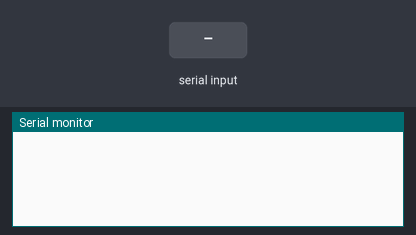
Bench run of a sketch on a simulated Arduino Mega 2560, built with avr-gcc and run on an emulated ATmega2560. Shown: the last lines printed to the serial monitor. The test bench sets the inputs (shaded band).

Above: at 1.2 s.
1.3 s: "1" received over the second serial link
At 3.6 s:
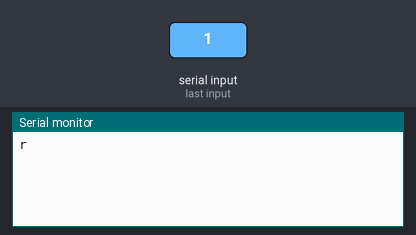
3.9 s: "0" received over the second serial link
At 5.5 s:
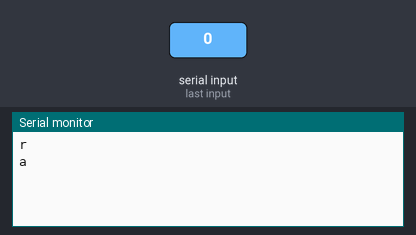

The sketch:

testdaoche1.ino
```cpp
unsigned char hexdata[3]={0x88,0x88,0x00};
int i = 0;
int l = 0; //left radar
int m1 = 0;//front1 radar
int m2 = 0;//front2 radar
int  r = 0;//right radar
unsigned int sensers[4] = {l,m1,m2,r};
int currentCounts = 0;
int lastCounts = 0;
bool needStop = true;
void setup() {
  Serial1.begin(4800);
  Serial.begin(9600);
//  Serial.begin(4800);
  while(Serial1.read()>= 0){}//clear serial port
//  while(Serial.read()>= 0){}//clear serial port
}

void setupParameters() {
  l = 0;
  m1 = 0;
  m2 = 0;
  r = 0;
  lastCounts = 0;
}

void currentCount () {
  currentCounts = count();
}

void lastCount () {
  lastCounts = count();
}

int count () {

  return (sensers[0] * 1000 + sensers[1] * 100 + sensers[2] * 10 + sensers[3]);
}

void stopRobot () {
  if (needStop) {
    Serial.println("s");
    delay(1000);
    i = 0;
  }
}

void straight () {
  Serial.println("b");
  i = 0;
}

void back () {
    Serial.println("a");
    i = 0;
}

void turnRight () {
    Serial.println("r");
    i = 0;
}

void turnLeft () {
    Serial.println("l");
    i = 0;
}

void loop() {
  if(Serial1.available()>0) {
      delay(100);
     Serial1.readBytes(hexdata,3);
     setupParameters();
    sensers[0] = hexdata[0]&0x0f;
    sensers[1] = ((hexdata[0]&0xf0) >> 4);
    sensers[2] = (hexdata[1]&0x0f);
    sensers[3] = ((hexdata[1]&0xf0) >> 4);
    for(int index = 0;index < (sizeof(sensers)/sizeof(sensers[0]));index++ ) {
      (sensers[index] > 2) ? sensers[index] = 2 : (sensers[index] = sensers[index]);
    }

  for(int i=0; i < (sizeof(hexdata)/sizeof(hexdata[0])); i++){
        hexdata[i]='\0';
      //  Serial.read();
    }

    currentCount();
//    Serial.print(currentCounts);
    //判断机器人3段范围内是否有障碍物
//    Serial.print();
    if (currentCounts >= 2222) {//无障碍物直行
      straight();
    }else {//有障碍物
      //取出距离最近的一个传感器和其对应的数值
    int minIndex = 0;
    int minSenserState = sensers[0];
    for (int index = 0;index < (sizeof(sensers)/sizeof(sensers[0]));index++) {
      if(minSenserState > sensers[index]) {
        minSenserState = sensers[index];
        minIndex = index;
      }
    }
//    Serial.print("count:");
//    Serial.print(currentCounts);
//    Serial.print("minIndex:");
//  Serial.print(minIndex);
//  Serial.print("minSenserState:");
//  Serial.println(minSenserState);
  if (minSenserState == 1) {//如果是在1段范围内
      //根据距离最近的那个传感器，执行相应操作
      if (currentCounts == 1221) {//前方无障碍物，左右为1段范围时，直行
        straight();
      }else {
         switch (minIndex) {
    //left
        case 0:
          turnRight();
        break;

    //straight1
        case 1:
          turnRight();
        break;

    //straight2
        case 2:
          turnLeft();
        break;

    //right
        case 3:
          turnLeft();
        break;
   }
      }

  }else if (minSenserState == 0) {//如果是0段范围内
      //根据距离最近的那个传感器，执行相应操作
     switch (minIndex) {
      //left
      case 0:
        back();
      break;

      //straight1
      case 1:
        back();
      break;

      //straight2
      case 2:
        back();
      break;

      //right
      case 3:
        back();
      break;
    }
  }

  }
  //清零
  while(Serial1.read()>= 0){};

    }
}
```

Measured:
- after the input at 1.3 s, the serial monitor: prints a new line after 1.1 s (image 1)
- after the input at 3.9 s, the serial monitor: prints a new line after 1.1 s (image 2)
